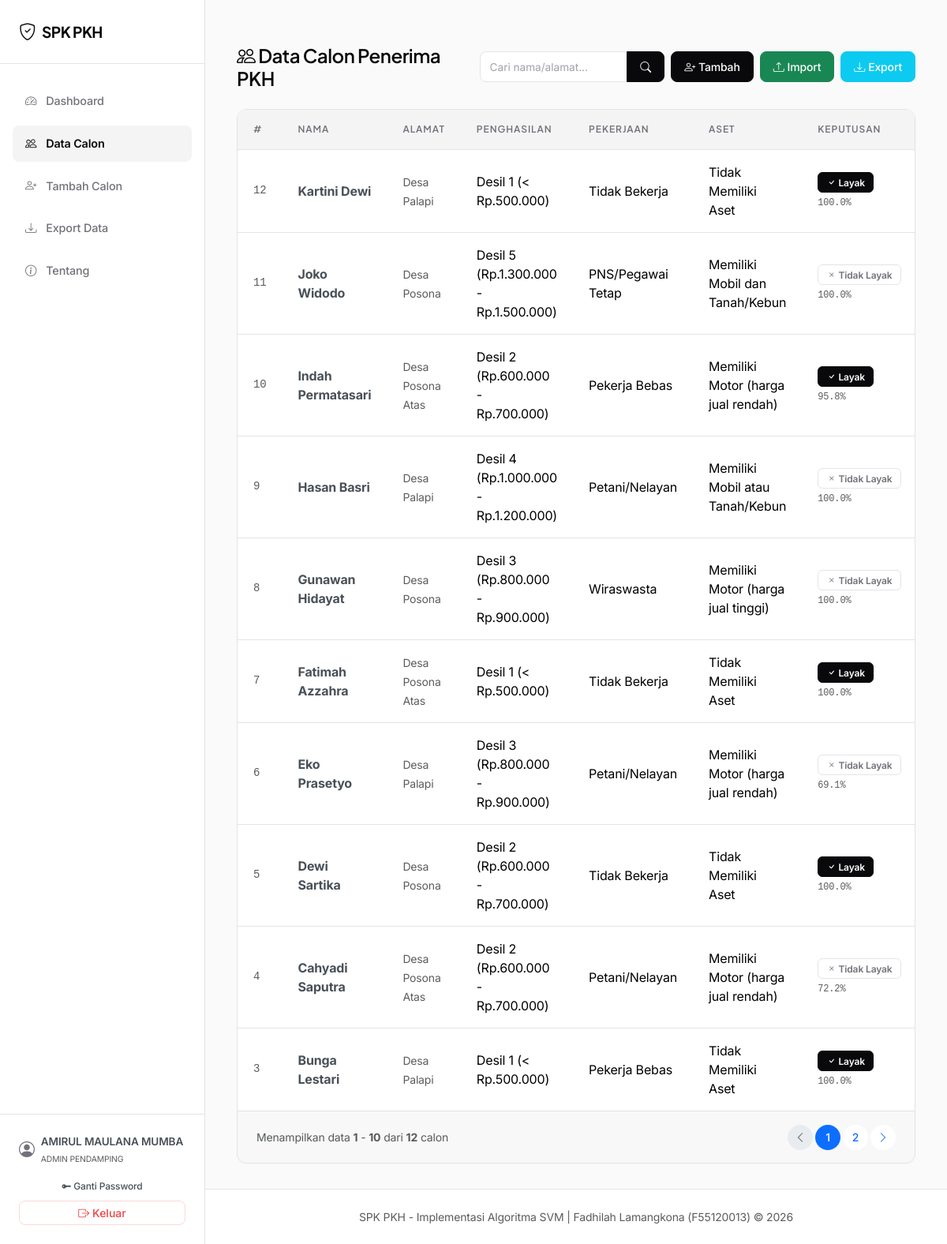
The app's page /calon (signed in) with its own data.
### models_db.py (models this page shows, shortened)
class User(db.Model):
    __tablename__ = 'users'
    id = db.Column(db.Integer, primary_key=True)
    username = db.Column(db.String(50), unique=True, nullable=False)
    password_hash = db.Column(db.String(255), nullable=False)
    nama_lengkap = db.Column(db.String(100), nullable=False)
    role = db.Column(db.String(20), nullable=False, default='admin')  # 'superadmin' atau 'admin'
    created_at = db.Column(db.DateTime, default=lambda: datetime.now(timezone.utc))

class CalonPenerima(db.Model):
    __tablename__ = 'calon_penerima'
    id = db.Column(db.Integer, primary_key=True)
    nama = db.Column(db.String(100), nullable=False)
    alamat = db.Column(db.Text, nullable=False)
    penghasilan = db.Column(db.String(100), nullable=False)  # Kategori Desil (teks)
    pekerjaan = db.Column(db.String(100), nullable=False)    # Pekerjaan (teks)
    kepemilikan_aset = db.Column(db.String(100), nullable=False) # Aset (teks)
    ibu_hamil = db.Column(db.Boolean, default=False)
    anak_usia_dini = db.Column(db.Boolean, default=False)
    anak_sekolah = db.Column(db.Boolean, default=False)
    disabilitas = db.Column(db.Boolean, default=False)
    lansia = db.Column(db.Boolean, default=False)
    created_at = db.Column(db.DateTime, default=lambda: datetime.now(timezone.utc))
    skor_penghasilan = db.Column(db.Integer, nullable=False)
    skor_pekerjaan = db.Column(db.Integer, nullable=False)
    skor_kepemilikan_aset = db.Column(db.Integer, nullable=False)
    skor_ibu_hamil = db.Column(db.Integer, nullable=False, default=0)
    skor_anak_usia_dini = db.Column(db.Integer, nullable=False, default=0)
    skor_anak_sekolah = db.Column(db.Integer, nullable=False, default=0)
    skor_disabilitas = db.Column(db.Integer, nullable=False, default=0)
    skor_lansia = db.Column(db.Integer, nullable=False, default=0)
    hasil = db.relationship('HasilKeputusan', backref='calon', uselist=False, lazy=True)

class HasilKeputusan(db.Model):
    __tablename__ = 'hasil_keputusan'
    id = db.Column(db.Integer, primary_key=True)
    id_calon = db.Column(db.Integer, db.ForeignKey('calon_penerima.id'), nullable=False)
    hasil_prediksi = db.Column(db.Boolean, nullable=False)  # True=Layak, False=Tidak
    label_prediksi = db.Column(db.String(20), nullable=False)  # "Layak" / "Tidak Layak"
    probabilitas = db.Column(db.Float, nullable=True)       # confidence score
    tanggal_prediksi = db.Column(db.DateTime, default=lambda: datetime.now(timezone.utc))
    oleh = db.Column(db.String(50), default='Sistem')

### routes/calon.py (the view)
@calon_bp.route('/calon')
@login_required
def daftar_calon():
    page = request.args.get('page', 1, type=int)
    q = request.args.get('q', '', type=str)
    query = CalonPenerima.query
    if q:
        query = query.filter(
            (CalonPenerima.nama.like(f"%{q}%"))
            | (CalonPenerima.alamat.like(f"%{q}%"))
        )
    pagination = query.order_by(
        CalonPenerima.created_at.desc()
    ).paginate(page=page, per_page=10, error_out=False)
    calon_list = pagination.items
    hasil_map = {}
    for h in HasilKeputusan.query.all():
        hasil_map[h.id_calon] = h
    return render_template('calon.html',
                           calon_list=calon_list,
                           hasil_map=hasil_map,
                           pagination=pagination,
                           q=q)

### core/auth.py (called while the page is built)
def login_required(f):
    @wraps(f)
    def decorated_function(*args, **kwargs):
        if 'user_id' not in session:
            flash('Silakan login terlebih dahulu untuk mengakses sistem.', 'warning')
            return redirect(url_for('auth.login'))
        return f(*args, **kwargs)
    return decorated_function

def inject_user():
    if 'user_id' in session:
        user = User.query.get(session['user_id'])
        return dict(current_user=user)
    return dict(current_user=None)

def generate_csrf_token():
    if '_csrf_token' not in session:
        session['_csrf_token'] = secrets.token_hex(32)
    return session['_csrf_token']

def inject_csrf():
    return dict(csrf_token=generate_csrf_token())

### templates/calon.html (shortened to what this page needs)
{% extends 'base.html' %}
{% block content %}
<div class="stagger-container">
    <div class="d-flex flex-column flex-md-row justify-content-between align-items-md-center gap-3 mb-4">
        <h4 class="mb-0"><i class="bi bi-people"></i> Data Calon Penerima PKH</h4>
        <div class="d-flex gap-2">
            <form method="GET" action="{{ url_for('calon.daftar_calon') }}" class="d-flex gap-1" style="max-width: 320px;">
                <div class="input-group">
                    <input type="text" name="q" class="form-control" placeholder="Cari nama/alamat..." value="{{ q or '' }}" style="font-size: 0.85rem; padding: 0.35rem 0.75rem;">
                    <button class="btn btn-primary btn-sm px-3" type="submit">
                        <i class="bi bi-search"></i>
                    </button>
                </div>
            </form>
            <a href="{{ url_for('calon.tambah_calon') }}" class="btn btn-primary btn-sm d-flex align-items-center gap-1">
                <i class="bi bi-person-plus"></i> Tambah
            </a>
            <a href="{{ url_for('calon.import_calon') }}" class="btn btn-success btn-sm d-flex align-items-center gap-1">
                <i class="bi bi-upload"></i> Import
            </a>
            <a href="{{ url_for('calon.export_calon') }}" class="btn btn-info btn-sm d-flex align-items-center gap-1 text-white">
                <i class="bi bi-download"></i> Export
            </a>
        </div>
    </div>
    {% if calon_list %}
    <div class="card">
        <div class="card-body p-0">
            <div class="table-responsive border-0 rounded-0">
                <table class="table table-hover mb-0">
                    <thead>
                        <tr>
                            <th>#</th>
                            <th>Nama</th>
                            <th>Alamat</th>
                            <th>Penghasilan</th>
                            <th>Pekerjaan</th>
                            <th>Aset</th>
                            <th>Keputusan</th>
                        </tr>
                    </thead>
                    <tbody>
                        {% for c in calon_list %}
                        <tr>
                            <td class="font-monospace text-muted small">{{ c.id }}</td>
                            <td><strong class="text-dark-emphasis">{{ c.nama }}</strong></td>
                            <td><span class="text-muted small">{{ c.alamat[:35] }}{% if c.alamat|length > 35 %}...{% endif %}</span></td>
                            <td>{{ c.penghasilan }}</td>
                            <td>{{ c.pekerjaan }}</td>
                            <td>{{ c.kepemilikan_aset }}</td>
                            <td>
                                {% if c.id in hasil_map %}
                                    {% if hasil_map[c.id].hasil_prediksi %}
                                    <span class="badge badge-layak mb-1"><i class="bi bi-check"></i> Layak</span>
                                    <div class="font-monospace text-muted" style="font-size: 0.75rem;">{{ "%.1f"|format(hasil_map[c.id].probabilitas * 100) }}%</div>
                                    {% else %}
                                    <span class="badge badge-tidak-layak mb-1"><i class="bi bi-x"></i> Tidak Layak</span>
                                    <div class="font-monospace text-muted" style="font-size: 0.75rem;">{{ "%.1f"|format(hasil_map[c.id].probabilitas * 100) }}%</div>
                                    {% endif %}
                                {% else %}
                                    <span class="badge border border-secondary text-secondary">Belum diprediksi</span>
                                {% endif %}
                            </td>
                        </tr>
                        {% endfor %}
                    </tbody>
                </table>
            </div>
        </div>
        {% if pagination and pagination.pages > 1 %}
        <div class="card-footer bg-surface border-top border-light border-opacity-10 py-3 px-4 d-flex flex-column flex-sm-row justify-content-between align-items-center gap-2">
            <div class="text-muted small">
                Menampilkan data <strong>{{ (pagination.page - 1) * pagination.per_page + 1 }}</strong> -
                <strong>{{ [pagination.page * pagination.per_page, pagination.total]|min }}</strong> dari
                <strong>{{ pagination.total }}</strong> calon
            </div>
            <nav aria-label="Page navigation">
                <ul class="pagination pagination-sm m-0 gap-1">
                    <li class="page-item {% if not pagination.has_prev %}disabled{% endif %}">
                        <a class="page-link border-0 rounded-circle d-flex align-items-center justify-content-center"
                           href="{{ url_for('calon.daftar_calon', page=pagination.prev_num, q=q) if pagination.has_prev else '#' }}"
                           style="width: 32px; height: 32px;" title="Sebelumnya">
                            <i class="bi bi-chevron-left"></i>
                        </a>
                    </li>
                    {% for p in pagination.iter_pages(left_edge=1, right_edge=1, left_current=1, right_current=2) %}
                        {% if p %}
                            <li class="page-item {% if pagination.page == p %}active{% endif %}">
                                <a class="page-link border-0 rounded-circle d-flex align-items-center justify-content-center fw-medium"
                                   href="{{ url_for('calon.daftar_calon', page=p, q=q) }}"
                                   style="width: 32px; height: 32px;">{{ p }}</a>
                            </li>
                        {% else %}
                            <li class="page-item disabled">
                                <span class="page-link border-0 bg-transparent text-muted px-1">...</span>
                            </li>
                        {% endif %}
                    {% endfor %}
                    <li class="page-item {% if not pagination.has_next %}disabled{% endif %}">
                        <a class="page-link border-0 rounded-circle d-flex align-items-center justify-content-center"
                           href="{{ url_for('calon.daftar_calon', page=pagination.next_num, q=q) if pagination.has_next else '#' }}"
                           style="width: 32px; height: 32px;" title="Berikutnya">
                            <i class="bi bi-chevron-right"></i>
                        </a>
                    </li>
                </ul>
            </nav>
        </div>
        {% endif %}
    </div>
    {% endif %}
</div>
{% endblock %}

### templates/base.html (shortened to what this page needs)
<!DOCTYPE html>
<html lang="id" data-bs-theme="light">
<head>
    <link href="https://cdn.jsdelivr.net/npm/bootstrap@5.3.3/dist/css/bootstrap.min.css" rel="stylesheet">
    <link rel="stylesheet" href="https://cdn.jsdelivr.net/npm/bootstrap-icons@1.11.3/font/bootstrap-icons.min.css">
    <link rel="stylesheet" href="{{ url_for('static', filename='css/style.css') }}">
</head>
<body>
    {% if current_user %}
    <div class="app-container">
        <aside class="sidebar-panel" id="sidebarPanel">
            <div class="sidebar-header">
                <a class="sidebar-brand" href="{{ url_for('dashboard.index') }}">
                    <i class="bi bi-shield-check"></i> SPK PKH
                </a>
            </div>
            <ul class="sidebar-menu">
                <li>
                    <a class="sidebar-link {% if request.endpoint == 'dashboard.index' %}active{% endif %}" href="{{ url_for('dashboard.index') }}">
                        <i class="bi bi-speedometer2"></i> Dashboard
                    </a>
                </li>
                <li>
                    <a class="sidebar-link {% if request.endpoint in ('calon.daftar_calon', 'calon.edit_calon', 'calon.prediksi_ulang', 'calon.export_calon') %}active{% endif %}" href="{{ url_for('calon.daftar_calon') }}">
                        <i class="bi bi-people"></i> Data Calon
                    </a>
                </li>
                <li>
                    <a class="sidebar-link {% if request.endpoint in ('calon.tambah_calon', 'calon.import_calon') %}active{% endif %}" href="{{ url_for('calon.tambah_calon') }}">
                        <i class="bi bi-person-plus"></i> Tambah Calon
                    </a>
                </li>
                <li>
                    <a class="sidebar-link {% if request.endpoint == 'calon.export_calon' %}active{% endif %}" href="{{ url_for('calon.export_calon') }}">
                        <i class="bi bi-download"></i> Export Data
                    </a>
                </li>
                <li>
                    <a class="sidebar-link {% if request.endpoint == 'about.index' %}active{% endif %}" href="{{ url_for('about.index') }}">
                        <i class="bi bi-info-circle"></i> Tentang
                    </a>
                </li>
            </ul>
            <div class="sidebar-footer">
                <div class="sidebar-user">
                    <i class="bi bi-person-circle fs-5"></i>
                    <div>
                        <div class="fw-semibold text-dark-emphasis">{{ current_user.nama_lengkap }}</div>
                        <small class="text-muted text-uppercase" style="font-size: 0.65rem;">
                            {{ 'Superadmin' if current_user.role == 'superadmin' else 'Admin Pendamping' }}
                        </small>
                    </div>
                </div>
                <div class="d-flex flex-column gap-1 w-100">
                    <a href="{{ url_for('auth.change_password') }}" class="btn btn-outline-secondary w-100 btn-sm py-1 border-light border-opacity-10 text-dark-emphasis" style="font-size: 0.75rem;">
                        <i class="bi bi-key-fill"></i> Ganti Password
                    </a>
                    <form method="POST" action="{{ url_for('auth.logout') }}" class="w-100">
                        <button type="submit" class="btn btn-outline-danger w-100 btn-sm py-1">
                            <i class="bi bi-box-arrow-right"></i> Keluar
                        </button>
                    </form>
                </div>
            </div>
        </aside>
        <div class="content-wrapper">
            <main class="main-content">
                {% block content %}{% endblock %}
            </main>
            <footer class="footer">
                <div class="container-fluid text-center text-muted small">
                    SPK PKH - Implementasi Algoritma SVM |
                    Fadhilah Lamangkona (F55120013) &copy; 2026
                </div>
            </footer>
        </div>
    </div>
    {% endif %}
</body>
</html>

### records on screen
User: nama_lengkap "AMIRUL MAULANA MUMBA", role "ADMIN PENDAMPING"
CalonPenerima: id "12", nama "Kartini Dewi", alamat "Desa Palapi", penghasilan "Desil 1 (< Rp.500.000)", pekerjaan "Tidak Bekerja", kepemilikan_aset "Tidak Memiliki Aset"
HasilKeputusan: hasil_map[c.id].probabilitas*100 "100.0"
CalonPenerima: id "11", nama "Joko Widodo", alamat "Desa Posona", penghasilan "Desil 5 (Rp.1.300.000 - Rp.1.500.000)", pekerjaan "PNS/Pegawai Tetap", kepemilikan_aset "Memiliki Mobil dan Tanah/Kebun"
HasilKeputusan: hasil_map[c.id].probabilitas*100 "100.0"
CalonPenerima: id "10", nama "Indah Permatasari", alamat "Desa Posona Atas", penghasilan "Desil 2 (Rp.600.000 - Rp.700.000)", pekerjaan "Pekerja Bebas", kepemilikan_aset "Memiliki Motor (harga jual rendah)"
HasilKeputusan: hasil_map[c.id].probabilitas*100 "95.8"
CalonPenerima: id "9", nama "Hasan Basri", alamat "Desa Palapi", penghasilan "Desil 4 (Rp.1.000.000 - Rp.1.200.000)", pekerjaan "Petani/Nelayan", kepemilikan_aset "Memiliki Mobil atau Tanah/Kebun"
HasilKeputusan: hasil_map[c.id].probabilitas*100 "100.0"
CalonPenerima: id "8", nama "Gunawan Hidayat", alamat "Desa Posona", penghasilan "Desil 3 (Rp.800.000 - Rp.900.000)", pekerjaan "Wiraswasta", kepemilikan_aset "Memiliki Motor (harga jual tinggi)"
HasilKeputusan: hasil_map[c.id].probabilitas*100 "100.0"
CalonPenerima: id "7", nama "Fatimah Azzahra", alamat "Desa Posona Atas", penghasilan "Desil 1 (< Rp.500.000)", pekerjaan "Tidak Bekerja", kepemilikan_aset "Tidak Memiliki Aset"
HasilKeputusan: hasil_map[c.id].probabilitas*100 "100.0"
CalonPenerima: id "6", nama "Eko Prasetyo", alamat "Desa Palapi", penghasilan "Desil 3 (Rp.800.000 - Rp.900.000)", pekerjaan "Petani/Nelayan", kepemilikan_aset "Memiliki Motor (harga jual rendah)"
HasilKeputusan: hasil_map[c.id].probabilitas*100 "69.1"
CalonPenerima: id "5", nama "Dewi Sartika", alamat "Desa Posona", penghasilan "Desil 2 (Rp.600.000 - Rp.700.000)", pekerjaan "Tidak Bekerja", kepemilikan_aset "Tidak Memiliki Aset"
HasilKeputusan: hasil_map[c.id].probabilitas*100 "100.0"
CalonPenerima: id "4", nama "Cahyadi Saputra", alamat "Desa Posona Atas", penghasilan "Desil 2 (Rp.600.000 - Rp.700.000)", pekerjaan "Petani/Nelayan", kepemilikan_aset "Memiliki Motor (harga jual rendah)"
HasilKeputusan: hasil_map[c.id].probabilitas*100 "72.2"
CalonPenerima: id "3", nama "Bunga Lestari", alamat "Desa Palapi", penghasilan "Desil 1 (< Rp.500.000)", pekerjaan "Pekerja Bebas", kepemilikan_aset "Tidak Memiliki Aset"
HasilKeputusan: hasil_map[c.id].probabilitas*100 "100.0"

### other values on screen
{{ (pagination.page - 1) * pagination.per_page + 1 }} "1"
{{ [pagination.page * pagination.per_page, pagination.total]|min }} "10"
{{ pagination.total }} "12"
{{ p }} "1" "2"
